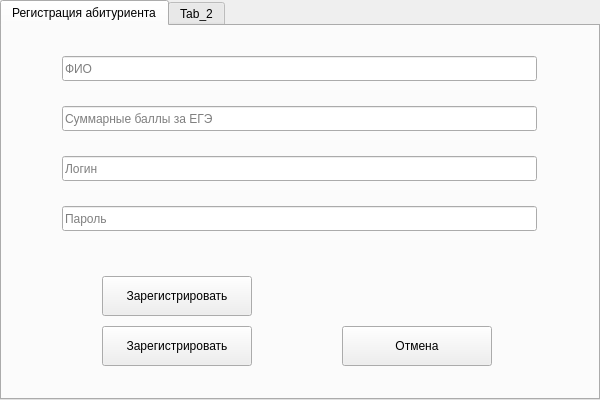
<?xml version="1.0" encoding="UTF-8"?>
<ui version="4.0">
 <class>Admission_Officer</class>
 <widget class="QWidget" name="Admission_Officer">
  <property name="enabled">
   <bool>true</bool>
  </property>
  <property name="geometry">
   <rect>
    <x>0</x>
    <y>0</y>
    <width>600</width>
    <height>400</height>
   </rect>
  </property>
  <property name="windowTitle">
   <string>Admissions Officer</string>
  </property>
  <widget class="QTabWidget" name="tabWidget">
   <property name="geometry">
    <rect>
     <x>0</x>
     <y>0</y>
     <width>600</width>
     <height>400</height>
    </rect>
   </property>
   <property name="currentIndex">
    <number>0</number>
   </property>
   <widget class="QWidget" name="Tab_1">
    <attribute name="title">
     <string>Регистрация абитуриента</string>
    </attribute>
    <widget class="QLineEdit" name="reg_login_2">
     <property name="geometry">
      <rect>
       <x>60</x>
       <y>80</y>
       <width>475</width>
       <height>25</height>
      </rect>
     </property>
     <property name="placeholderText">
      <string>Суммарные баллы за ЕГЭ</string>
     </property>
     <property name="clearButtonEnabled">
      <bool>true</bool>
     </property>
    </widget>
    <widget class="QLineEdit" name="reg_password">
     <property name="geometry">
      <rect>
       <x>60</x>
       <y>180</y>
       <width>475</width>
       <height>25</height>
      </rect>
     </property>
     <property name="placeholderText">
      <string>Пароль</string>
     </property>
    </widget>
    <widget class="QLineEdit" name="reg_FIO">
     <property name="geometry">
      <rect>
       <x>60</x>
       <y>30</y>
       <width>475</width>
       <height>25</height>
      </rect>
     </property>
     <property name="inputMask">
      <string/>
     </property>
     <property name="text">
      <string/>
     </property>
     <property name="placeholderText">
      <string>ФИО</string>
     </property>
     <property name="clearButtonEnabled">
      <bool>true</bool>
     </property>
    </widget>
    <widget class="QLineEdit" name="reg_login">
     <property name="geometry">
      <rect>
       <x>60</x>
       <y>130</y>
       <width>475</width>
       <height>25</height>
      </rect>
     </property>
     <property name="placeholderText">
      <string>Логин</string>
     </property>
     <property name="clearButtonEnabled">
      <bool>true</bool>
     </property>
    </widget>
    <widget class="QPushButton" name="registration_reg">
     <property name="geometry">
      <rect>
       <x>100</x>
       <y>300</y>
       <width>150</width>
       <height>40</height>
      </rect>
     </property>
     <property name="text">
      <string>Зарегистрировать</string>
     </property>
    </widget>
    <widget class="QPushButton" name="reg_cancel">
     <property name="geometry">
      <rect>
       <x>340</x>
       <y>300</y>
       <width>150</width>
       <height>40</height>
      </rect>
     </property>
     <property name="text">
      <string>Отмена</string>
     </property>
    </widget>
    <widget class="QPushButton" name="registration_reg_2">
     <property name="geometry">
      <rect>
       <x>100</x>
       <y>250</y>
       <width>150</width>
       <height>40</height>
      </rect>
     </property>
     <property name="text">
      <string>Зарегистрировать</string>
     </property>
    </widget>
   </widget>
   <widget class="QWidget" name="Tab2">
    <attribute name="title">
     <string>Tab_2</string>
    </attribute>
   </widget>
  </widget>
 </widget>
 <resources/>
 <connections/>
</ui>
